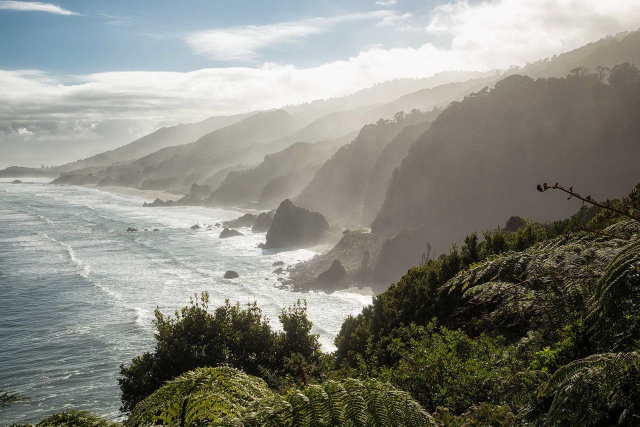
#> input picture images/nzcoast.jpg, 1280 x 853 px (shown at 1/2 size)
$ jupyter execute '3 - Image Enhancement.ipynb'   (shell and % lines are left out)
#> lines starting #> are read from the running program, lines starting #| are printed output that depends on the picture
[cell 1]
import cv2
import numpy as np
import matplotlib.pyplot as plt
from IPython.display import Image
import pandas as pd

[cell 2]
coast = cv2.imread("images/nzcoast.jpg",1)
#> coast is the input picture: shape (853, 1280, 3); mean B, G, R 125.1, 133.8, 132.9
coast_rgb = cv2.cvtColor(coast, cv2.COLOR_BGR2RGB)
Image('images/nzcoast.jpg')

[cell 3]
# Adjusting the brightness of the image / Addition
matrix = np.ones(coast_rgb.shape, dtype="uint8") * 50

darker_coast = cv2.subtract(coast_rgb, matrix)
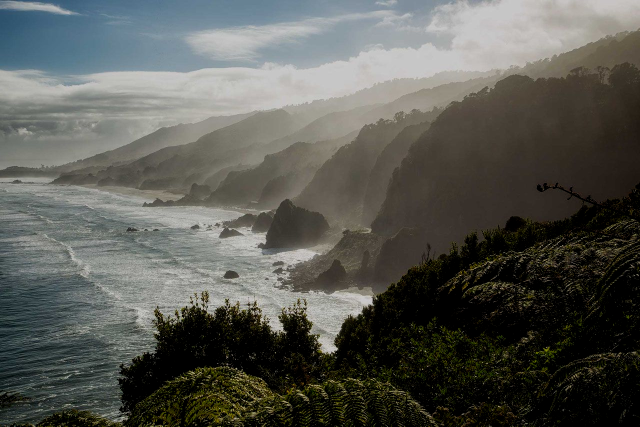
#> darker_coast: shape (853, 1280, 3) (shown at 1/2 size); mean R, G, B 87.5, 88.6, 83.1
brighter_coast = cv2.add(coast_rgb, matrix)
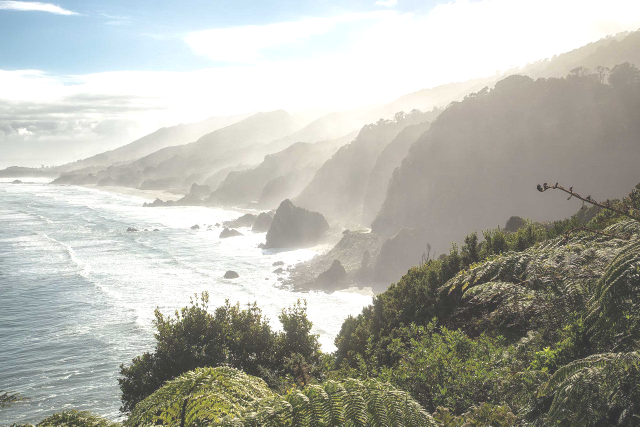
#> brighter_coast: shape (853, 1280, 3) (shown at 1/2 size); mean R, G, B 178.3, 179.3, 171

plt.figure(figsize=(18,5))
#> (this line was passed over: IPython is not available in this run)
plt.subplot(131); plt.imshow(darker_coast); plt.title("Darker")
#> (this line was passed over: IPython is not available in this run)
#> (this line was passed over: IPython is not available in this run)
#> (this line was passed over: IPython is not available in this run)
plt.subplot(132); plt.imshow(coast_rgb); plt.title("Original")
#> (this line was passed over: IPython is not available in this run)
#> (this line was passed over: IPython is not available in this run)
#> (this line was passed over: IPython is not available in this run)
plt.subplot(133); plt.imshow(brighter_coast); plt.title("Brighter")

$ run again, with images/resized_color.jpg copied over images/nzcoast.jpg
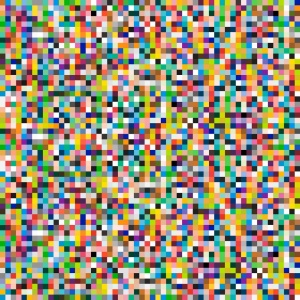
#> input picture images/resized_color.jpg, 300 x 300 px
#> coast is the input picture: shape (300, 300, 3); mean B, G, R 123.8, 146.3, 154.1
#> `darker_coast = cv2.subtract(coast_rgb, matrix)`:
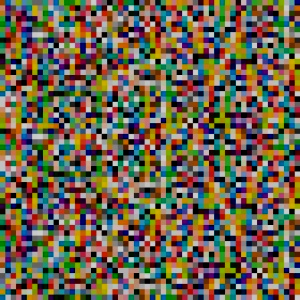
#> darker_coast: shape (300, 300, 3); mean R, G, B 107.9, 97.6, 77.1
#> `brighter_coast = cv2.add(coast_rgb, matrix)`:
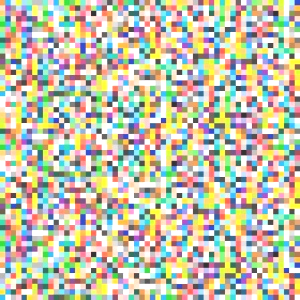
#> brighter_coast: shape (300, 300, 3); mean R, G, B 194, 192.8, 170.7
